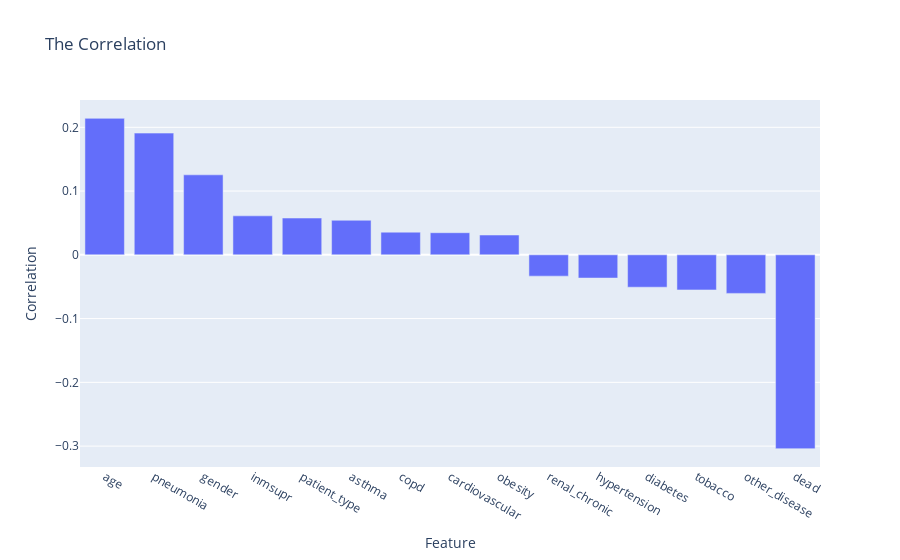

Write notebook code for a chart like this one.
### Code cell
# visualizing correlation
corr_plot = px.bar(training_set.corr()['classification'].drop('classification', axis=0).sort_values(ascending=False).reset_index(),
            x='index', y='classification', title='The Correlation',
            labels={'index': 'Feature', 'classification': 'Correlation'})


corr_plot.show()

### Figure 1 — Plotly figure (JSON) as saved in the notebook; plotly's stock layout.template omitted (floating-point values rounded to 4 significant figures)
{"data": [{"alignmentgroup": "True", "hovertemplate": "Feature=%{x}<br>Correlation=%{y}<extra></extra>", "legendgroup": "", "marker": {"color": "#636efa", "pattern": {"shape": ""}}, "name": "", "offsetgroup": "", "orientation": "v", "showlegend": false, "textposition": "auto", "type": "bar", "x": ["age", "pneumonia", "gender", "inmsupr", "patient_type", "asthma", "copd", "cardiovascular", "obesity", "renal_chronic", "hypertension", "diabetes", "tobacco", "other_disease", "dead"], "xaxis": "x", "y": [0.214, 0.1909, 0.1255, 0.06113, 0.0577, 0.0542, 0.03555, 0.0347, 0.03107, -0.03342, -0.03643, -0.05077, -0.05505, -0.06046, -0.304], "yaxis": "y"}], "layout": {"barmode": "relative", "legend": {"tracegroupgap": 0}, "title": {"text": "The Correlation"}, "xaxis": {"anchor": "y", "domain": [0, 1], "title": {"text": "Feature"}}, "yaxis": {"anchor": "x", "domain": [0, 1], "title": {"text": "Correlation"}}}}
